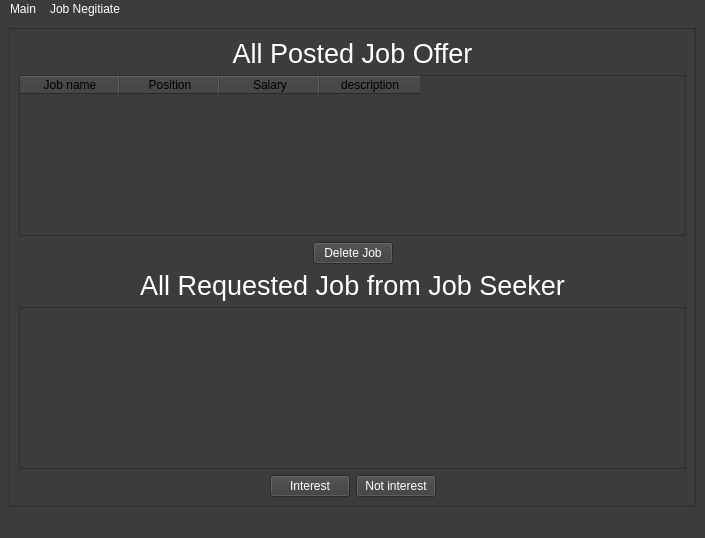
<?xml version="1.0" encoding="UTF-8"?>
<ui version="4.0">
 <class>MainWindow</class>
 <widget class="QMainWindow" name="MainWindow">
  <property name="geometry">
   <rect>
    <x>0</x>
    <y>0</y>
    <width>705</width>
    <height>538</height>
   </rect>
  </property>
  <property name="windowTitle">
   <string>MainWindow</string>
  </property>
  <property name="styleSheet">
   <string notr="true">QWidget{
	background-color: rgb(60,60,60);
	font: &quot;Arial&quot;;
	color: white;
}</string>
  </property>
  <widget class="QWidget" name="centralwidget">
   <layout class="QGridLayout" name="gridLayout">
    <item row="0" column="1">
     <widget class="QScrollArea" name="scrollArea">
      <property name="widgetResizable">
       <bool>true</bool>
      </property>
      <widget class="QWidget" name="scrollAreaWidgetContents">
       <property name="geometry">
        <rect>
         <x>0</x>
         <y>0</y>
         <width>685</width>
         <height>477</height>
        </rect>
       </property>
       <layout class="QVBoxLayout" name="verticalLayout">
        <item>
         <widget class="QLabel" name="label">
          <property name="font">
           <font>
            <pointsize>20</pointsize>
           </font>
          </property>
          <property name="text">
           <string>All Posted Job Offer</string>
          </property>
          <property name="alignment">
           <set>Qt::AlignCenter</set>
          </property>
         </widget>
        </item>
        <item>
         <widget class="QTableWidget" name="tableWidget">
          <property name="styleSheet">
           <string notr="true">color: black;</string>
          </property>
          <column>
           <property name="text">
            <string>Job name</string>
           </property>
          </column>
          <column>
           <property name="text">
            <string>Position</string>
           </property>
          </column>
          <column>
           <property name="text">
            <string>Salary</string>
           </property>
          </column>
          <column>
           <property name="text">
            <string>description</string>
           </property>
          </column>
         </widget>
        </item>
        <item>
         <layout class="QHBoxLayout" name="horizontalLayout_2">
          <item>
           <spacer name="horizontalSpacer">
            <property name="orientation">
             <enum>Qt::Horizontal</enum>
            </property>
            <property name="sizeHint" stdset="0">
             <size>
              <width>40</width>
              <height>20</height>
             </size>
            </property>
           </spacer>
          </item>
          <item>
           <widget class="QPushButton" name="pushButton_delete_job">
            <property name="text">
             <string>Delete Job</string>
            </property>
           </widget>
          </item>
          <item>
           <spacer name="horizontalSpacer_2">
            <property name="orientation">
             <enum>Qt::Horizontal</enum>
            </property>
            <property name="sizeHint" stdset="0">
             <size>
              <width>40</width>
              <height>20</height>
             </size>
            </property>
           </spacer>
          </item>
         </layout>
        </item>
        <item>
         <widget class="QLabel" name="label_2">
          <property name="font">
           <font>
            <pointsize>20</pointsize>
           </font>
          </property>
          <property name="text">
           <string>All Requested Job from Job Seeker</string>
          </property>
          <property name="alignment">
           <set>Qt::AlignCenter</set>
          </property>
         </widget>
        </item>
        <item>
         <widget class="QTableWidget" name="tableWidget_request_from_jobseeker"/>
        </item>
        <item>
         <layout class="QHBoxLayout" name="horizontalLayout_3">
          <item>
           <spacer name="horizontalSpacer_3">
            <property name="orientation">
             <enum>Qt::Horizontal</enum>
            </property>
            <property name="sizeHint" stdset="0">
             <size>
              <width>40</width>
              <height>20</height>
             </size>
            </property>
           </spacer>
          </item>
          <item>
           <layout class="QHBoxLayout" name="horizontalLayout">
            <item>
             <widget class="QPushButton" name="pushButton_interest">
              <property name="text">
               <string>Interest</string>
              </property>
             </widget>
            </item>
            <item>
             <widget class="QPushButton" name="pushButton_not_interest">
              <property name="text">
               <string>Not interest</string>
              </property>
             </widget>
            </item>
           </layout>
          </item>
          <item>
           <spacer name="horizontalSpacer_4">
            <property name="orientation">
             <enum>Qt::Horizontal</enum>
            </property>
            <property name="sizeHint" stdset="0">
             <size>
              <width>40</width>
              <height>20</height>
             </size>
            </property>
           </spacer>
          </item>
         </layout>
        </item>
       </layout>
      </widget>
     </widget>
    </item>
   </layout>
  </widget>
  <widget class="QMenuBar" name="menubar">
   <property name="geometry">
    <rect>
     <x>0</x>
     <y>0</y>
     <width>705</width>
     <height>21</height>
    </rect>
   </property>
   <widget class="QMenu" name="menuMain">
    <property name="title">
     <string>Main</string>
    </property>
    <addaction name="separator"/>
    <addaction name="actionLog_Out"/>
    <addaction name="separator"/>
    <addaction name="actionEdit_Profile"/>
    <addaction name="actionView_Profile"/>
    <addaction name="separator"/>
   </widget>
   <widget class="QMenu" name="menuJob_Negitiate">
    <property name="title">
     <string>Job Negitiate</string>
    </property>
    <addaction name="actionPost_Job"/>
   </widget>
   <addaction name="menuMain"/>
   <addaction name="menuJob_Negitiate"/>
  </widget>
  <widget class="QStatusBar" name="statusbar"/>
  <action name="actionLog_Out">
   <property name="text">
    <string>Log Out</string>
   </property>
  </action>
  <action name="actionEdit_Profile">
   <property name="text">
    <string>Edit Profile</string>
   </property>
  </action>
  <action name="actionView_Profile">
   <property name="text">
    <string>View Profile</string>
   </property>
  </action>
  <action name="actionPost_Job">
   <property name="text">
    <string>Post New Job</string>
   </property>
  </action>
  <action name="actionView_Recived_Job_Offer">
   <property name="text">
    <string>View Recived Job Offer</string>
   </property>
  </action>
 </widget>
 <resources/>
 <connections/>
</ui>
